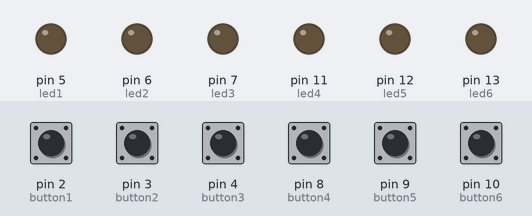
A sketch run on a simulated Arduino Uno, built with avr-gcc and run on an emulated ATmega328P. Shown: output pins drawn as LEDs (lit = HIGH). The test bench sets the inputs (shaded band); at power-on: pin 2 (button1), pin 3 (button2), pin 4 (button3), pin 8 (button4), pin 9 (button5), pin 10 (button6) LOW.

Above: at 1.2 s.
1.3 s: pin 2 (button1) pulled HIGH for 0.15 s
At 1.37 s:
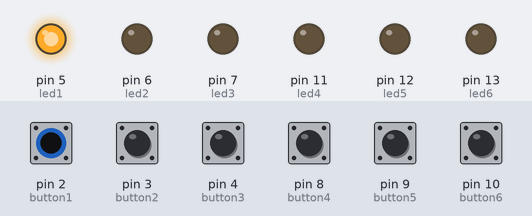
2.9 s: pin 3 (button2) pulled HIGH for 0.15 s
At 2.97 s:
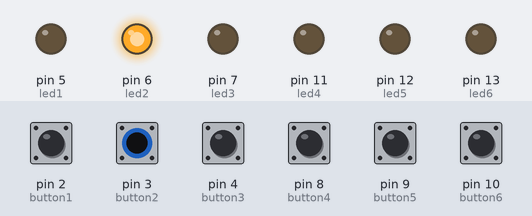
4.5 s: pin 4 (button3) pulled HIGH for 0.15 s
At 4.57 s:
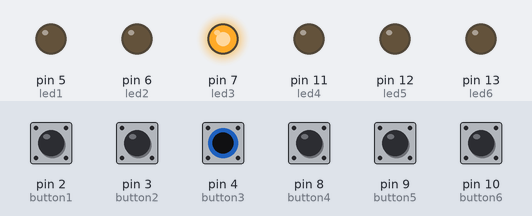
6.1 s: pin 8 (button4) pulled HIGH for 0.15 s
At 6.17 s:
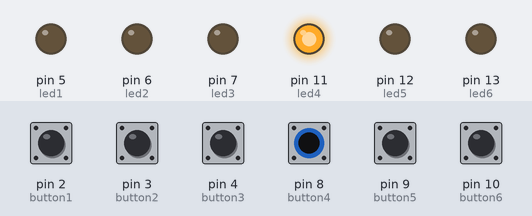
7.7 s: pin 9 (button5) pulled HIGH for 0.15 s
At 7.77 s:
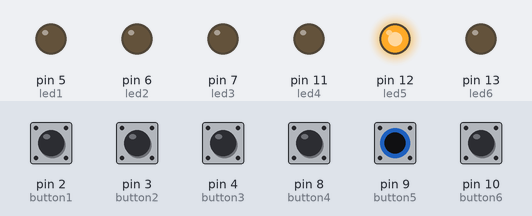
9.3 s: pin 10 (button6) pulled HIGH for 0.15 s
At 9.37 s:
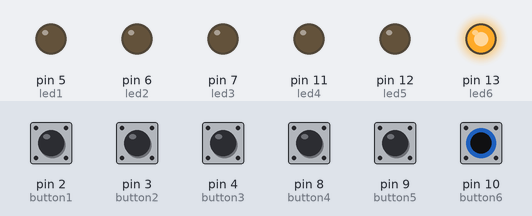
Timing chart, 0 to 11.9 s (numbered marks = the images above; inputs shaded):
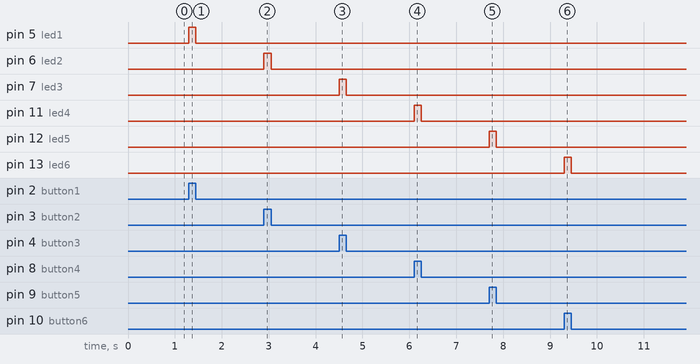

Measured:
- after the input at 1.3 s, pin 5 (led1): LOW → HIGH at once, → LOW 0.15 s later
- after the input at 2.9 s, pin 6 (led2): LOW → HIGH at once, → LOW 0.15 s later
- after the input at 4.5 s, pin 7 (led3): LOW → HIGH at once, → LOW 0.15 s later
- after the input at 6.1 s, pin 11 (led4): LOW → HIGH at once, → LOW 0.15 s later
- after the input at 7.7 s, pin 12 (led5): LOW → HIGH at once, → LOW 0.15 s later
- after the input at 9.3 s, pin 13 (led6): LOW → HIGH at once, → LOW 0.15 s later

The sketch:

buttonGame.ino
```cpp
//buttons
int button1 = 2;
int button2 = 3;
int button3 = 4;
int button4 = 8;
int button5 = 9;
int button6 = 10;


const int led1 = 5, led2 = 6, led3 = 7, led4 = 11, led5 = 12, led6 = 13;      // the number of the LED pin

//initial button states
int buttonState1 = 0, buttonState2 = 0, buttonState3 = 0,
buttonState4 = 0, buttonState5 = 0, buttonState6 = 0;
void setup() {

  pinMode(led1, OUTPUT);
  pinMode(button1, INPUT);
  pinMode(led2, OUTPUT);
  pinMode(button2, INPUT);
  pinMode(led3, OUTPUT);
  pinMode(button3, INPUT);
  pinMode(led4, OUTPUT);
  pinMode(button4, INPUT);
  pinMode(led5, OUTPUT);
  pinMode(button5, INPUT);
  pinMode(led6, OUTPUT);
  pinMode(button6, INPUT);
}

void loop(){

  buttonState1 = digitalRead(button1);

  // check if the pushbutton is pressed.
  // if it is, the buttonState is HIGH:
  if (buttonState1 == HIGH) {
    // turn LED on:
    digitalWrite(led1, HIGH);
  }
  else {
    // turn LED off:
    digitalWrite(led1, LOW);
  }

  buttonState2 = digitalRead(button2);

  // check if the pushbutton is pressed.
  // if it is, the buttonState is HIGH:
  if (buttonState2 == HIGH) {
    // turn LED on:
    digitalWrite(led2, HIGH);
  }
  else {
    // turn LED off:
    digitalWrite(led2, LOW);
  }

  buttonState3 = digitalRead(button3);

  // check if the pushbutton is pressed.
  // if it is, the buttonState is HIGH:
  if (buttonState3 == HIGH) {
    // turn LED on:
    digitalWrite(led3, HIGH);
  }
  else {
    // turn LED off:
    digitalWrite(led3, LOW);
  }


  buttonState4 = digitalRead(button4);

  // check if the pushbutton is pressed.
  // if it is, the buttonState is HIGH:
  if (buttonState4 == HIGH) {
    // turn LED on:
    digitalWrite(led4, HIGH);
  }
  else {
    // turn LED off:
    digitalWrite(led4, LOW);
  }


  buttonState5 = digitalRead(button5);

  // check if the pushbutton is pressed.
  // if it is, the buttonState is HIGH:
  if (buttonState5 == HIGH) {
    // turn LED on:
    digitalWrite(led5, HIGH);
  }
  else {
    // turn LED off:
    digitalWrite(led5, LOW);
  }

  buttonState6 = digitalRead(button6);

  // check if the pushbutton is pressed.
  // if it is, the buttonState is HIGH:
  if (buttonState6 == HIGH) {
    // turn LED on:
    digitalWrite(led6, HIGH);
  }
  else {
    // turn LED off:
    digitalWrite(led6, LOW);
  }

  //if each player hits the same button at the same time. All led light and win.
  if(buttonState1 == HIGH && buttonState4 == HIGH){
    digitalWrite(led1, HIGH);
    digitalWrite(led2, HIGH);
    digitalWrite(led3, HIGH);
    digitalWrite(led4, HIGH);
    digitalWrite(led5, HIGH);
    digitalWrite(led6, HIGH);
  }
 //if each player hits the same button at the same time. All led light and win.
  if(buttonState2 == HIGH && buttonState5 == HIGH){
    digitalWrite(led1, HIGH);
    digitalWrite(led2, HIGH);
    digitalWrite(led3, HIGH);
    digitalWrite(led4, HIGH);
    digitalWrite(led5, HIGH);
    digitalWrite(led6, HIGH);
 }
  //if each player hits the same button at the same time. All led light and win.
  if(buttonState3 == HIGH && buttonState6 == HIGH){
    digitalWrite(led1, HIGH);
    digitalWrite(led2, HIGH);
    digitalWrite(led3, HIGH);
    digitalWrite(led4, HIGH);
    digitalWrite(led5, HIGH);
    digitalWrite(led6, HIGH);
 }

}
```
